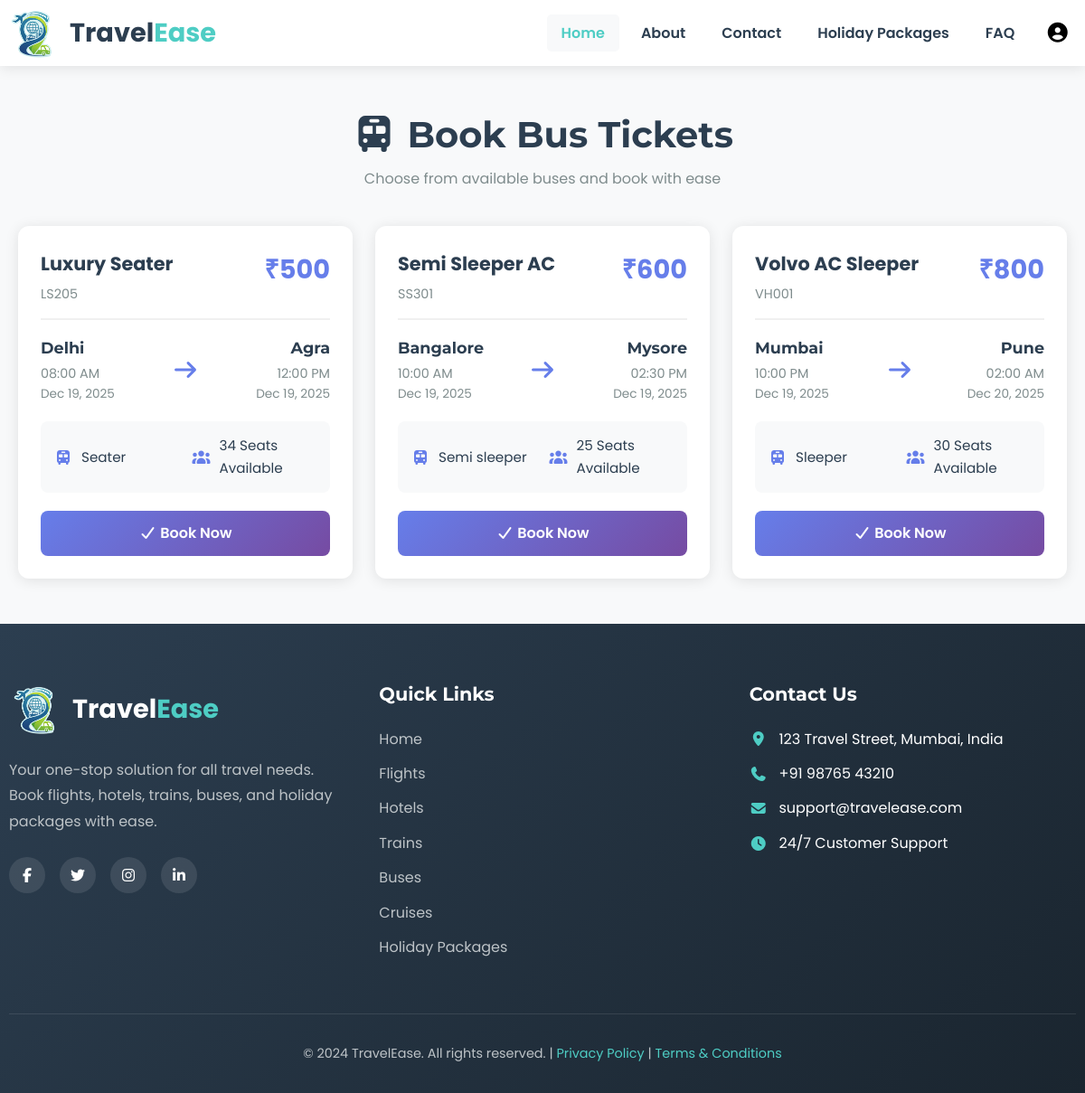
The app's page /busbook.php with its own data.
### tables this page shows
CREATE TABLE IF NOT EXISTS `buses` (
  `id` int NOT NULL AUTO_INCREMENT,
  `bus_name` varchar(100) NOT NULL,
  `bus_number` varchar(20) NOT NULL,
  `departure_city` varchar(100) NOT NULL,
  `arrival_city` varchar(100) NOT NULL,
  `departure_time` time NOT NULL,
  `arrival_time` time NOT NULL,
  `departure_date` date NOT NULL,
  `arrival_date` date NOT NULL,
  `price` decimal(10,2) NOT NULL,
  `available_seats` int DEFAULT '40',
  `total_seats` int DEFAULT '40',
  `bus_type` enum('sleeper','semi_sleeper','seater','ac','non_ac') DEFAULT 'seater',
  `status` enum('active','inactive','cancelled') DEFAULT 'active',
  `created_at` timestamp NOT NULL DEFAULT CURRENT_TIMESTAMP,
  `updated_at` timestamp NOT NULL DEFAULT CURRENT_TIMESTAMP ON UPDATE CURRENT_TIMESTAMP,
  PRIMARY KEY (`id`)
);

### busbook.php (the view, shortened to what this page needs)
<?php
include "db.php";
$sql = "SELECT * FROM buses WHERE status='active' AND available_seats > 0 ORDER BY departure_date, departure_time";
$result = mysqli_query($conn, $sql);
$buses = [];
while($row = mysqli_fetch_assoc($result)) {
    $buses[] = $row;
}
?>
<!DOCTYPE html>
<html lang="en">
<head>
    <link rel="stylesheet" href="css/style.css">
    <link rel="stylesheet" href="css/all.min.css">
</head>
<body>
    <?php include 'includes/navbar.php'; ?>
    <div class="booking-container">
        <div class="page-header">
            <h1><i class="fas fa-bus"></i> Book Bus Tickets</h1>
            <p style="color: #7f8c8d;">Choose from available buses and book with ease</p>
        </div>
        <?php if(count($buses) > 0): ?>
            <div class="buses-grid">
                <?php foreach($buses as $bus): ?>
                    <div class="bus-card">
                        <div class="bus-header">
                            <div>
                                <div class="bus-name"><?php echo htmlspecialchars($bus['bus_name']); ?></div>
                                <div class="bus-number"><?php echo htmlspecialchars($bus['bus_number']); ?></div>
                            </div>
                            <div class="bus-price">₹<?php echo number_format($bus['price'], 0); ?></div>
                        </div>
                        <div class="bus-route">
                            <div class="route-city">
                                <h3><?php echo htmlspecialchars($bus['departure_city']); ?></h3>
                                <p><?php echo date('h:i A', strtotime($bus['departure_time'])); ?></p>
                                <p style="font-size: 0.85rem;"><?php echo date('M d, Y', strtotime($bus['departure_date'])); ?></p>
                            </div>
                            <div class="route-arrow">
                                <i class="fas fa-arrow-right"></i>
                            </div>
                            <div class="route-city" style="text-align: right;">
                                <h3><?php echo htmlspecialchars($bus['arrival_city']); ?></h3>
                                <p><?php echo date('h:i A', strtotime($bus['arrival_time'])); ?></p>
                                <p style="font-size: 0.85rem;"><?php echo date('M d, Y', strtotime($bus['arrival_date'])); ?></p>
                            </div>
                        </div>
                        <div class="bus-details">
                            <div class="detail-item">
                                <i class="fas fa-bus"></i>
                                <span><?php echo ucfirst(str_replace('_', ' ', $bus['bus_type'])); ?></span>
                            </div>
                            <div class="detail-item">
                                <i class="fas fa-users"></i>
                                <span><?php echo $bus['available_seats']; ?> Seats Available</span>
                            </div>
                        </div>
                        <a href="booking.php?type=bus&id=<?php echo $bus['id']; ?>" class="btn-book-bus">
                            <i class="fas fa-check"></i> Book Now
                        </a>
                    </div>
                <?php endforeach; ?>
            </div>
        <?php endif; ?>
    </div>
    <?php include 'includes/footer.php'; ?>
</body>
</html>

### css/style.css (style rules this page uses)
* { margin: 0; padding: 0; box-sizing: border-box; }
html { scroll-behavior: smooth; }
body { font-family: 'Poppins', sans-serif; line-height: 1.6; color: #333; background-color: #f8f9fa; overflow-x: hidden; }
h1, h2, h3, h4 { font-family: 'Montserrat', sans-serif; font-weight: 700; line-height: 1.3; }

### busbook.php (style rules this page uses)
.booking-container { max-width: 1400px; margin: 30px auto; padding: 20px; }
.page-header { text-align: center; margin-bottom: 40px; }
.page-header h1 { font-size: 2.5rem; color: #2c3e50; margin-bottom: 10px; }
.buses-grid { display: grid; grid-template-columns: repeat(auto-fill, minmax(350px, 1fr)); gap: 25px; margin-top: 30px; }
.bus-card { background: white; border-radius: 12px; padding: 25px; box-shadow: 0 2px 15px rgba(0,0,0,0.1); transition: transform 0.3s, box-shadow 0.3s; }
.bus-header { display: flex; justify-content: space-between; align-items: start; margin-bottom: 20px; padding-bottom: 15px; border-bottom: 2px solid #f0f0f0; }
.bus-name { font-size: 1.3rem; font-weight: 700; color: #2c3e50; }
.bus-number { color: #7f8c8d; font-size: 0.9rem; margin-top: 5px; }
.bus-price { font-size: 1.8rem; font-weight: 700; color: #667eea; }
.bus-route { display: flex; align-items: center; justify-content: space-between; margin: 20px 0; }
.route-city { flex: 1; }
.route-city h3 { font-size: 1.1rem; color: #2c3e50; margin-bottom: 5px; }
.route-city p { color: #7f8c8d; font-size: 0.9rem; }
.route-arrow { margin: 0 20px; color: #667eea; font-size: 1.5rem; }
.bus-details { display: grid; grid-template-columns: repeat(2, 1fr); gap: 15px; margin: 20px 0; padding: 15px; background: #f8f9fa; border-radius: 8px; }
.detail-item { display: flex; align-items: center; gap: 10px; }
.detail-item i { color: #667eea; width: 20px; }
.detail-item span { color: #2c3e50; font-size: 0.95rem; }
.btn-book-bus { width: 100%; background: linear-gradient(135deg, #667eea 0%, #764ba2 100%); color: white; padding: 12px 20px; border: none; border-radius: 8px; font-size: 1rem; font-weight: 600; cursor: pointer; transition: transform 0.3s; text-decoration: none; display: block; text-align: center; }

### records on screen
buses: bus_name "Luxury Seater", bus_number "LS205", price "500", departure_city "Delhi", departure_time "08:00 AM", departure_date "Dec 19, 2025", arrival_city "Agra", arrival_time "12:00 PM", arrival_date "Dec 19, 2025", bus_type "Seater", available_seats "34"
buses: bus_name "Semi Sleeper AC", bus_number "SS301", price "600", departure_city "Bangalore", departure_time "10:00 AM", departure_date "Dec 19, 2025", arrival_city "Mysore", arrival_time "02:30 PM", arrival_date "Dec 19, 2025", bus_type "Semi sleeper", available_seats "25"
buses: bus_name "Volvo AC Sleeper", bus_number "VH001", price "800", departure_city "Mumbai", departure_time "10:00 PM", departure_date "Dec 19, 2025", arrival_city "Pune", arrival_time "02:00 AM", arrival_date "Dec 20, 2025", bus_type "Sleeper", available_seats "30"
